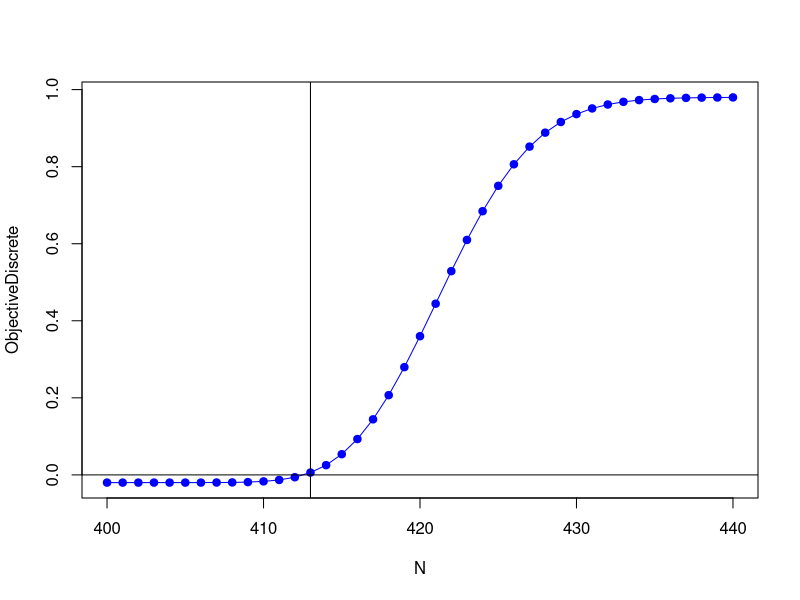
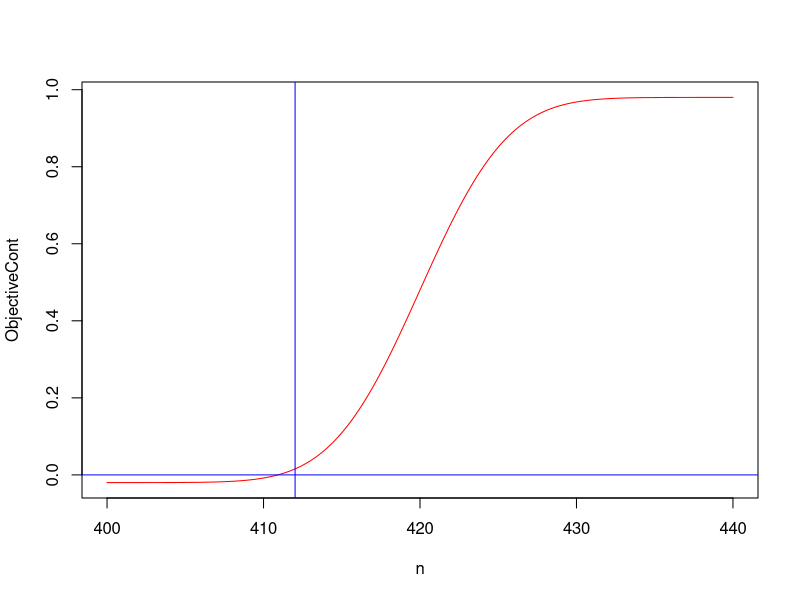

These charts were generated, in order, by the following R code: (Note: this script raises an error after producing the figures.)
# mu = np
# sig^2 = npq
# given p, 

ntickets <- function(N, gamma, p)
{
  list <- qbinom(1-gamma, N:(N+N/10), p) # Change to N:N+20
  #list <- qbinom(1-0.02, 200:210, 0.95) # Change to N:N+20
  ctr = 0
  
  for (x in list){
    if (x == N){
      nd = x + ctr
      break
    }
    ctr=ctr+1
  }
  mu = nd * p
  print(nd)
  sig = sqrt(mu*(1-p))
  
  #1 -pnorm(0.02, mu, sig)
  #N+0.5 = qnorm(1-0.02, mu, sig) N = 200, output = 200.1931
  plot(N:(N+N/10), 1 - pbinom(N, N:(N+N/10), p)-gamma, type = "o", pch = 19, col = "blue", xlab = "N", ylab = "ObjectiveDiscrete") # discrete plot
  abline(h=0, v=nd+1)
  list <- qnorm(1-gamma, seq(nd, nd+1, by=0.001)*p, sqrt(seq(nd, nd+1, by=0.001)*p*(1-p))) # Find N + 0.5 = qnorm
  # After finding, we know the approximation is n + num_sequences. 
  # CHANGE 204, 205 to n, n+1
  ctr = 1
  tmp =1
  
  for(num in list){

    if (num > (N+0.5)){ # CHANGE 200 to N
      nc = (tmp * 0.001) + nd
      break
    }
    tmp = tmp+1
  }
  plot(seq(N,floor(N+(N/10)), by=0.001),pnorm(seq(N,floor(N+(N/10)), by=0.001), floor((N+(N/10)+N)/2), sig) - gamma,type='S',col = "red", xlab = "n", ylab = "ObjectiveCont") # cont plot
  abline(v=nc, h=0, col='Blue')
  print(list("N":N, "nc":nc, "nd":nd, "gamma":gamma, "Pr"=p))
}


ntickets(N=400, gamma=0.02, p=0.95)

